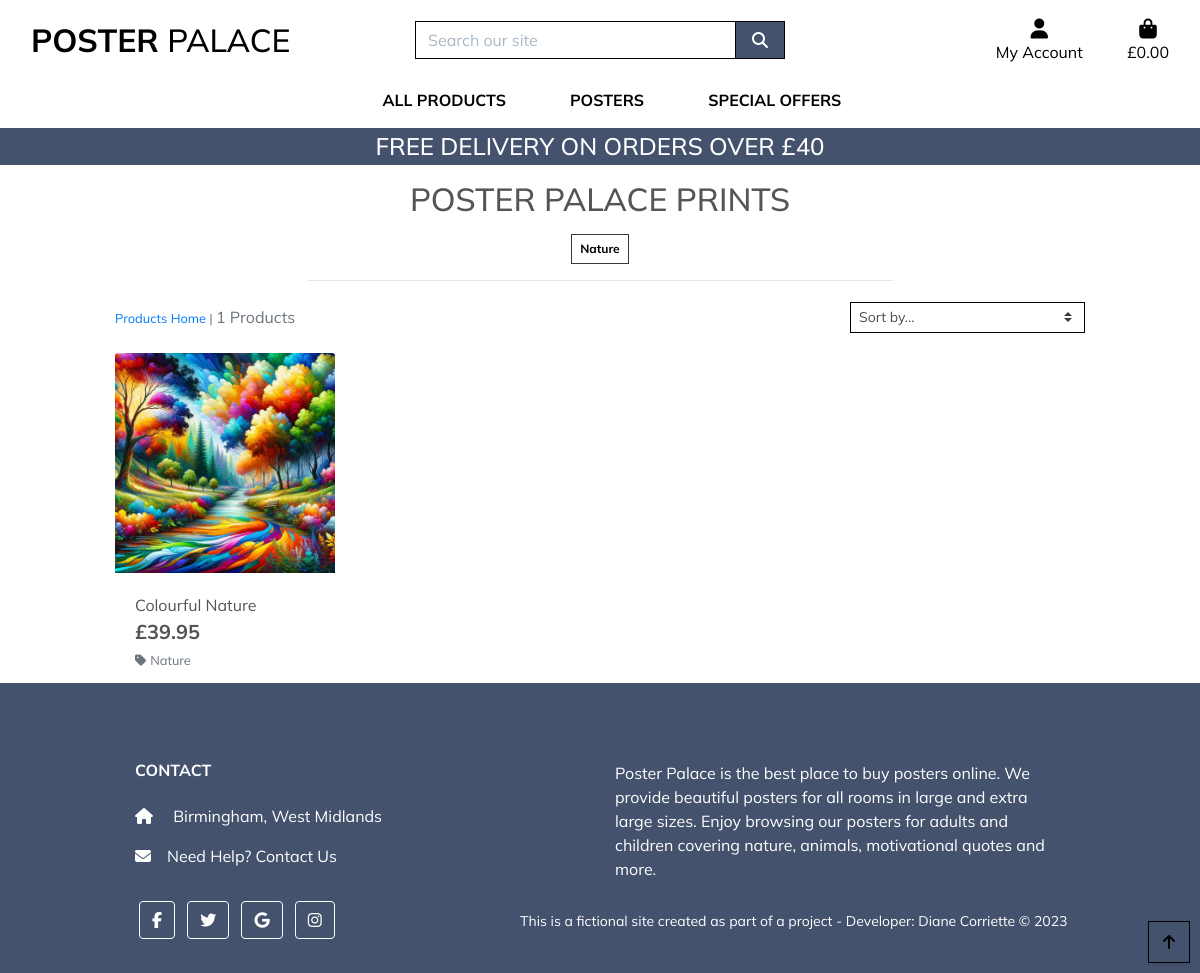
Page /products/?category=nature on the committed database.
### products/models.py (models this page shows, shortened)
class Category(models.Model):
    name = models.CharField(max_length=200)
    slug = models.SlugField(max_length=200,
                            unique=True, null=True, blank=True)
    friendly_name = models.CharField(max_length=200, null=True, blank=True)
    class Meta:
        ordering = ['name']
        verbose_name = 'category'
        verbose_name_plural = 'categories'

class Product(models.Model):
    sku = models.CharField(max_length=15,
                           default=get_random_string,
                           null=True, blank=True)
    name = models.CharField(max_length=200)
    slug = models.SlugField(max_length=200, unique=True)
    image = models.ImageField(null=True, blank=True)
    description = models.TextField(blank=True)
    sizes = models.BooleanField(default=False, null=True, blank=True)
    price = models.DecimalField(default=9.95, max_digits=8, decimal_places=2)
    category = models.ForeignKey('Category', null=True,
                                 blank=True, on_delete=models.SET_NULL)
    available = models.BooleanField(default=True)
    created = models.DateTimeField(auto_now_add=True)
    updated = models.DateTimeField(auto_now=True)

### products/views.py (the view, shortened to what this page needs)
# urls.py: path('', views.all_products, name='products'),
def all_products(request):
    products = Product.objects.all()
    query = None
    categories = None
    sort = None
    direction = None
    if request.GET:
        if 'category' in request.GET:
            categories = request.GET['category'].split(',')
            products = products.filter(category__name__in=categories)
            categories = Category.objects.filter(name__in=categories)
    current_sorting = f'{sort}_{direction}'
    context = {
        'products': products,
        'search_term': query,
        'current_categories': categories,
        'current_sorting': current_sorting,
    }
    return render(request, 'products/products.html', context)

### bag/contexts.py (called while the page is built, shortened)
def bag_contents(request):
    bag_items = []
    total = 0
    product_count = 0
    bag = request.session.get('bag', {})
    if total < settings.FREE_DELIVERY_THRESHOLD:
        delivery = total * Decimal(settings.STANDARD_DELIVERY_PERCENTAGE / 100)
        free_delivery_delta = settings.FREE_DELIVERY_THRESHOLD - total
    else:
        delivery = 0
        free_delivery_delta = 0
    grand_total = delivery + total
    context = {
        'bag_items': bag_items,
        'total': total,
        'product_count': product_count,
        'delivery': delivery,
        'free_delivery_delta': free_delivery_delta,
        'free_delivery_threshold': settings.FREE_DELIVERY_THRESHOLD,
        'grand_total': grand_total,
    }
    return context

### products/templates/products/products.html (shortened to what this page needs)
{% extends "base.html" %}
{% load static %}
{% block page_header %}
    <div class="container header-container">
    </div>
{% endblock %}
{% block content %}
    <div class="overlay"></div>
    <div class="container-fluid">
        <div class="row">
            <div class="col text-center mt-3">
                <h2 class="logo-font">Poster Palace Prints</h2>
                {% for c in current_categories %}
                    <a class="category-badge text-decoration-none" href="{% url 'products' %}?category={{ c.name }}">
                        <span class="p-2 mt-2 badge badge-white text-black rounded-0 border border-dark">{{ c.friendly_name }}</span>
                    </a>
                {% endfor %}
                <hr class="w-50 mb-1">
            </div>
        </div>
        <div class="row">
            <div class="product-container col-10 offset-1">
                <div class="row mt-1 mb-2">
                    <div class="col-12 col-md-6 my-auto order-md-last d-flex justify-content-center justify-content-md-end">
                        <div class="sort-select-wrapper w-50">
                            <select id="sort-selector" class="custom-select custom-select-sm rounded-0 border border-{% if current_sorting != 'None_None' %}info{% else %}black{% endif %}">
                                <option value="reset" {% if current_sorting == 'None_None' %}selected{% endif %}>Sort by...</option>
                            </select>
                        </div>
                    </div>
                    <div class="col-12 col-md-6 order-md-first">
                        <p class="text-muted mt-3 text-center text-md-left">
                            {% if search_term or current_categories or current_sorting != 'None_None' %}
                                <span class="small"><a href="{% url 'products' %}">Products Home</a> | </span>
                            {% endif %}
                            {{ products|length }} Products{% if search_term %} found for <strong>"{{ search_term }}"</strong>{% endif %}
                        </p>
                    </div>
                </div>
                <div class="row">
                    {% for product in products %}
                        <div class="col-sm-6 col-md-6 col-lg-4 col-xl-3">
                            <div class="card h-100 border-0">
                                {% if product.image %}
                                <a href="{% url 'product_detail' product.id %}">
                                    <img class="card-img-top img-fluid" src="{{ product.image.url }}" alt="{{ product.name }}">
                                </a>
                                {% else %}
                                <a href="{% url 'product_detail' product.id %}">
                                    <img class="card-img-top img-fluid" src="{{ MEDIA_URL }}noimage.png" alt="{{ product.name }}">
                                </a>
                                {% endif %}
                                <div class="card-body pb-0">
                                    <p class="mb-0">{{ product.name }}</p>
                                </div>
                                <div class="card-footer bg-white pt-0 border-0 text-left">
                                    <div class="row">
                                        <div class="col">
                                            <p class="lead mb-0 text-left font-weight-bold">&#163;{{ product.price }}</p>
                                            {% if product.category %}
                                            <p class="small mt-1 mb-0">
                                                <a class="text-muted" href="{% url 'products' %}?category={{ product.category.name }}">
                                                    <i class="fas fa-tag mr-1"></i>{{ product.category.friendly_name }}
                                                </a>
                                            </p>
                                            {% endif %}
                                        </div>
                                    </div>
                                </div>
                            </div>
                        </div>
                    {% endfor %}
                </div>
            </div>
        </div>
    </div>
    <div class="btt-button shadow-sm rounded-0 border border-black">
        <a class="btt-link d-flex h-100">
            <i class="fas fa-arrow-up text-black mx-auto my-auto"></i>
        </a>
    </div>
{% endblock %}

### static/css/style.css (style rules this page uses)
html { height: 100% }
* { font-family: 'Mulish', sans-serif; }
body { min-height: 100vh; color: #555; display: flex; flex-direction: column; }
.logo-font { text-transform: uppercase; }
.text-black { color: #000 !important; }
.border-black { border: 1px solid black !important; }
.overlay { height: 100%; width: 100%; top: 0; left: 0; position: fixed; background: white; z-index: -1; }
.btt-button { height: 42px; width: 42px; position: fixed; bottom: 10px; right: 10px; }
.btt-link, .update-link, .remove-item { cursor: pointer; }
@media (min-width: 1200px) { .container { max-width: 80%; } }
@media (min-width: 992px) { .header-container { padding-top: 164px; } }

### rows in the picture
Category: friendly_name "Nature"
Product: image (picture), name "Colourful Nature", price "39.95", category.friendly_name "Nature"

### other values in the picture
{{ free_delivery_threshold }} "40"
{{ products|length }} "1"
